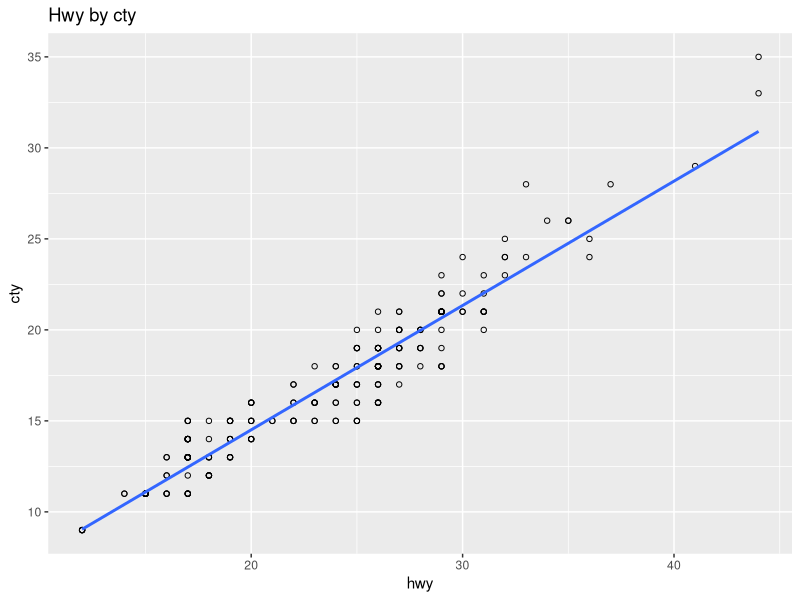
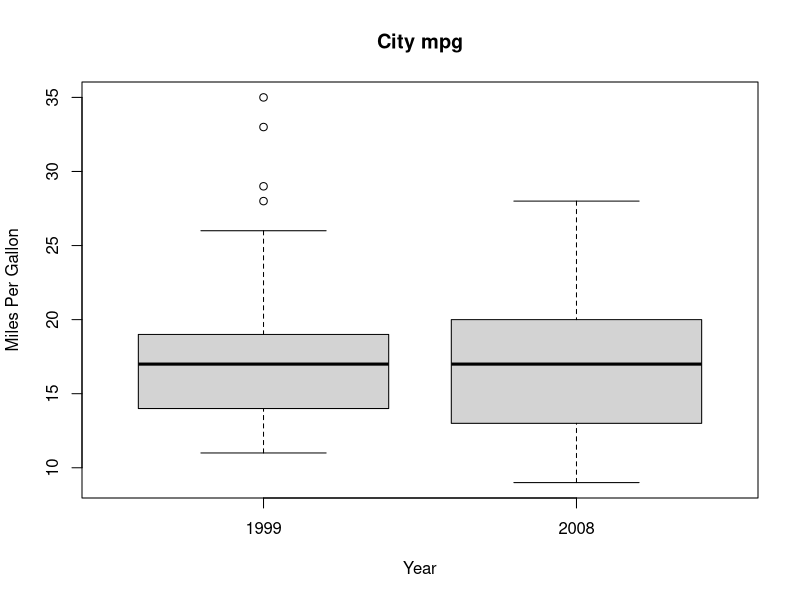
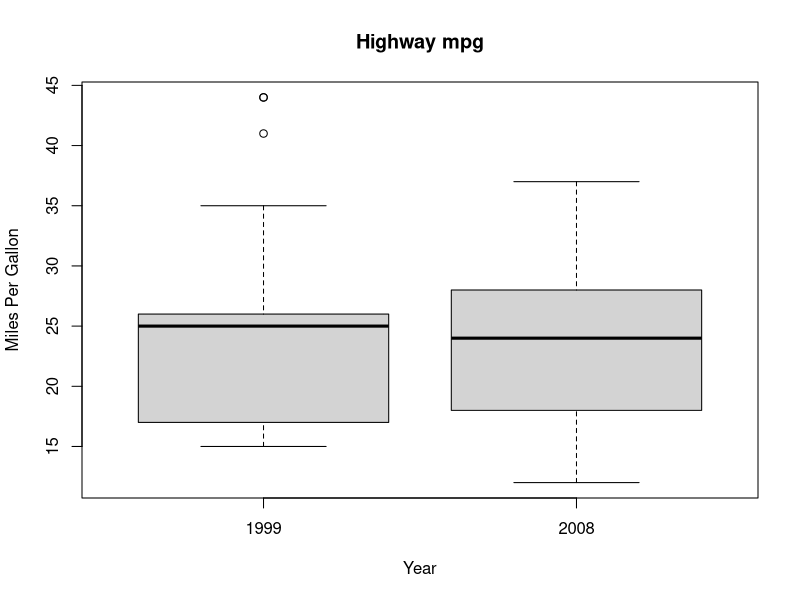

These charts were generated, in order, by the following R code:
## ---- chunk 1
knitr::opts_chunk$set(echo = TRUE)
## ---- chunk 2
far <- c(-10,15)
print(cel <- ((far)-32)*(5/9))


## ---- chunk 3
library(ggplot2)
#Loads the data
mpg
#Shows the data
str(mpg)


#Save the mpg table as a dataframe
mpgDF <- data.frame(mpg)
head(mpgDF)

#Sorts the mpg data frame by the hwy value
#Because it sorts in ascending order, we reversed that with a -
sortedList<- mpgDF[order(-mpg$hwy),]
#Makes a data frame with the values at the top of sorted list
top3 <- head(sortedList, 3)
#print the dataframe
print(top3)
## ---- chunk 4
#The reason you need a comma is because it does not know if you are specifying rows or columns
#After the comma, specifies what other columns to return. Not specified = all of them
noRepeats <- mpgDF[mpgDF$class == 'compact',]
print(noRepeats)
#Removes duplicate compact models
noDupes <- unique(noRepeats$model)
#class(noDupes)
#Makes noDupes a data frame
noDupes <- data.frame(noDupes)
str(noDupes)
print(noDupes)
#class(noDupes)
#Variable to store the number of different compact car models 
numCompact <- length(noDupes)
#Prints the number of compact cars on the list
print(numCompact)

## ---- chunk 5
#Grab all of the hwy values by selecting the column in the dataframe
hwy <- data.frame(mpgDF$hwy)
hwy
#Grab all of the cty values by selecting teh column in the dataframe
cty <- data.frame(mpgDF$cty)
cty

#More ggplot stuff 
#http://www.sthda.com/english/wiki/ggplot2-title-main-axis-and-legend-titles
#Uses ggplot2 to make a scatterplot with 
ggplot(mpgDF, aes(x=hwy, y=cty)) +
  geom_point(shape=1) + 
  geom_smooth(method=lm,
              se=FALSE) +
  ggtitle("Hwy by cty")
## ---- chunk 6
#Grabs each column and puts them in a dataframe saved in carsByYear
cars1999 <- mpgDF[mpgDF$year == 1999, c('year', 'cty', 'hwy') ]
cars2008 <- mpgDF[mpgDF$year == 2008, c('year', 'cty',"hwy")]

#Prints a boxplot of mpg and year
boxplot(cty~year, data=mpgDF, main="City mpg", xlab = "Year", ylab = "Miles Per Gallon" )
boxplot(hwy~year, data=mpgDF, main="Highway mpg", xlab = "Year", ylab = "Miles Per Gallon")

sprintf("1999 Highway Mean:  %f", mean(cars1999[,"hwy"]))
sprintf("1999 City Mean:  %f", mean(cars1999[,"cty"]))
sprintf("2008 Highway Mean:  %f", mean(cars2008[,"hwy"]))
sprintf("2008 City Mean:  %f", mean(cars2008[,"cty"]))
 

